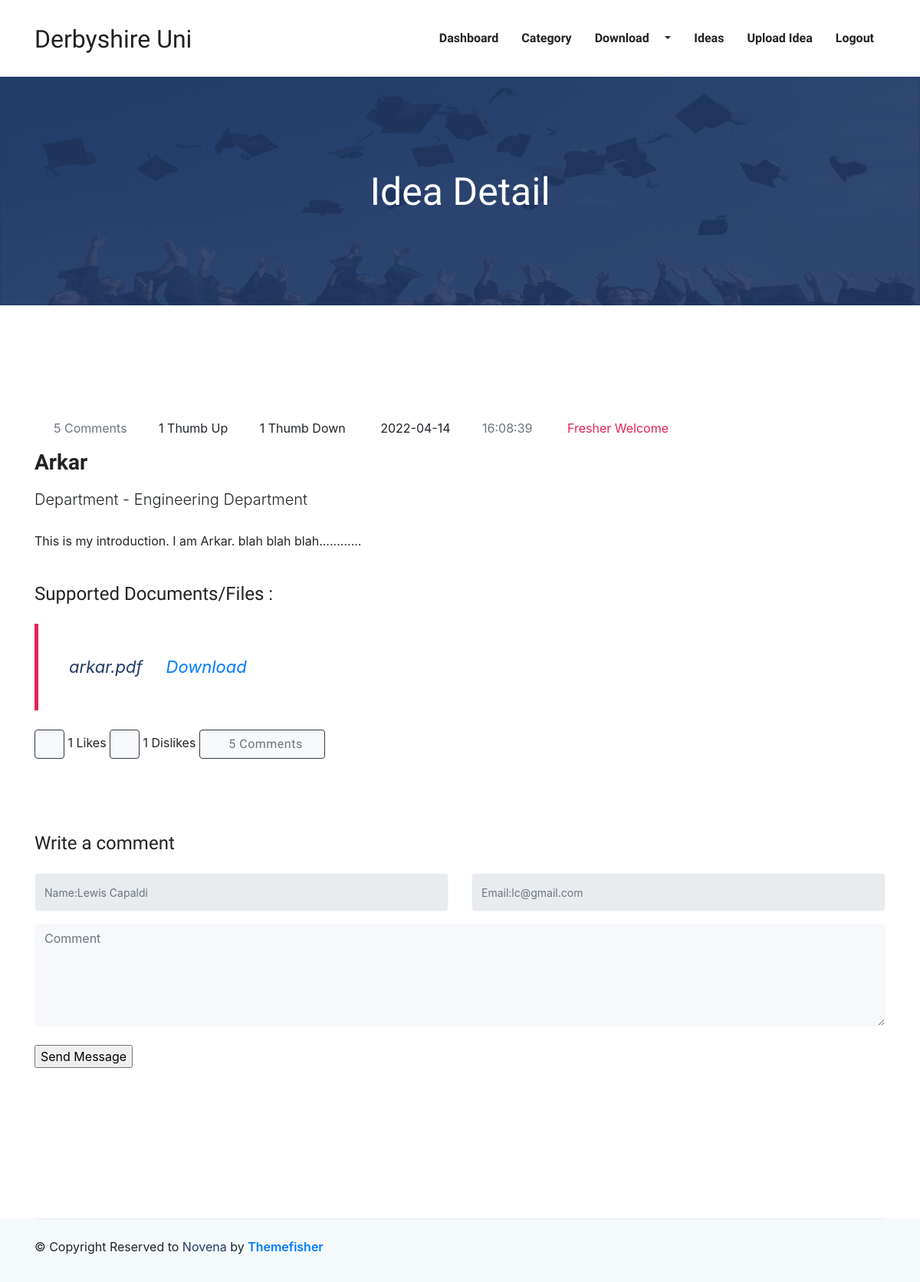
Screenshot of /EWSDProject/like_unlike.php?ideaIdToDetail=26 (signed in) with the database file from the repository.
### tables this page shows
CREATE TABLE `idea` (
  `ideaId` int(11) NOT NULL,
  `qamId` int(11) DEFAULT NULL,
  `qacId` int(11) DEFAULT NULL,
  `staffId` int(11) DEFAULT NULL,
  `adminId` int(11) DEFAULT NULL,
  `categoryId` int(11) DEFAULT NULL,
  `idea` text,
  `document` text,
  `anonymousStatus` tinyint(1) DEFAULT NULL,
  `uploadDate` date DEFAULT NULL,
  `uploadTime` time DEFAULT NULL,
  `thumbUp` int(11) NOT NULL,
  `thumbDown` int(11) NOT NULL
);

CREATE TABLE `category` (
  `categoryId` int(11) NOT NULL,
  `category` varchar(100) NOT NULL
);

CREATE TABLE `qac` (
  `qacId` int(11) NOT NULL,
  `qacName` varchar(30) DEFAULT NULL,
  `qacPhone` varchar(22) DEFAULT NULL,
  `qacEmail` varchar(50) DEFAULT NULL,
  `qacPassword` text,
  `qacAddress` text,
  `status` tinyint(1) DEFAULT NULL,
  `deptId` int(11) DEFAULT NULL
);

CREATE TABLE `department` (
  `deptId` int(11) NOT NULL,
  `department` varchar(100) NOT NULL
);

CREATE TABLE `qam` (
  `qamId` int(11) NOT NULL,
  `qamName` varchar(30) NOT NULL,
  `qamPhone` varchar(22) NOT NULL,
  `qamEmail` varchar(50) NOT NULL,
  `qamPassword` text NOT NULL,
  `qamAddress` text,
  `status` tinyint(1) NOT NULL
);

### EWSDProject/like_unlike.php (the view, shortened to what this page needs)
<?php
include "header.php";
if (isset($_REQUEST['ideaIdToDetail'])) {
	$ideaId = $_REQUEST['ideaIdToDetail'];
	$date = "";
	$time = "";
	$category = "";
	$authorname = "";
	$department = "";
	$idea = "";
	$file = "";
	$selectideastmt = $conn->prepare("SELECT * from idea where ideaId=$ideaId");
	$selectideastmt->execute();
	$dataofidea = $selectideastmt->fetch(PDO::FETCH_ASSOC);
	$qacId = $dataofidea['qacId'];
	if ($qacId != 0) {
		$selectqacpost = $conn->prepare("SELECT i.*,qc.*,c.*,d.* from idea i,qac qc,category c,department d where i.qacId=qc.qacId and i.categoryId=c.categoryId and qc.deptId=d.deptId and qc.qacId=$qacId and i.ideaId=$ideaId");
		$selectqacpost->execute();
		$dataofqacpost = $selectqacpost->fetch(PDO::FETCH_ASSOC);
		$date = $dataofqacpost['uploadDate'];
		$time = $dataofqacpost['uploadTime'];
		$category = $dataofqacpost['category'];
		$idea = $dataofqacpost['idea'];
		$anonymous = $dataofqacpost['anonymousStatus'];
		if ($anonymous == 1) {
			$authorname = "Anonymous Author";
		} else {
			$authorname = $dataofqacpost['qacName'];
		}
		$file = !empty($dataofqacpost['document']) ? $dataofqacpost['document'] : "No File Found";
		$department = $dataofqacpost['department'];
	}
} else {
}
if ($_SESSION['authortype'] == "qam") {
	$authorid = $_SESSION['authorid'];
	$qmnselect = "Select * from qam where qamId=$authorid";
	$qmnstmt = $conn->prepare($qmnselect);
	$qmnstmt->execute();
	$qmnfetch = $qmnstmt->fetch();
	$qmname = $qmnfetch['qamName'];
	$qmid = $qmnfetch['qamId'];
	$qamEmail = $qmnfetch['qamEmail'];
}
$qmid = !empty($qmid) ? $qmid : null;
$ideaid = $_REQUEST['ideaIdToDetail'];
if ($qmid != null) {
	$usrname = $qmname;
	$usrEmail = $qamEmail;
}
$likes = 1;
$like_count = "SELECT * FROM rating_info WHERE ideaid=:ideaid AND rating_action=:rating_action";
$counts = $conn->prepare($like_count);
$counts->bindParam(":ideaid", $ideaid);
$counts->bindParam(":rating_action", $likes);
$counts->execute();
$like_counts = $counts->rowCount();
$unlikes = 0;
$unlike_count = "SELECT * FROM rating_info WHERE ideaid=:ideaid AND rating_action=:rating_action";
$counts = $conn->prepare($unlike_count);
$counts->bindParam(":ideaid", $ideaid);
$counts->bindParam(":rating_action", $unlikes);
$counts->execute();
$unlike_counts = $counts->rowCount();
$comment_count = "SELECT * FROM comment WHERE ideaid=:ideaid ";
$comment_counts = $conn->prepare($comment_count);
$comment_counts->bindParam(":ideaid", $ideaid);
$comment_counts->execute();
$total_comment = $comment_counts->rowCount();
?>
<section class="page-title" style="background-image: url('images/bg/hat.png') !important; background-size: cover; background-repeat: no-repeat;">
	<div class="container">
		<div class="row">
			<div class="col-md-12">
				<div class="block text-center">
					<h1 class="text-capitalize mb-5 text-lg">Idea Detail</h1>
				</div>
			</div>
		</div>
	</div>
</section>
<section class="section blog-wrap">
	<div class="container">
		<div class="row">
			<div class="col-lg-12">
				<div class="row">
					<div class="col-lg-12 mb-5">
						<div class="single-blog-item">
							<div class="blog-item-content mt-5">
								<div class="blog-item-meta mb-3">
									<span class="text-muted text-capitalize mr-3"><i class="icofont-comment mr-2"></i> <?php echo $total_comment; ?> Comments</span>
									<span class="text-black text-capitalize mr-3"><i class="icofont-thumbs-up mr-1"></i> <?php echo $like_counts; ?> Thumb Up</span>
									<span class="text-black text-capitalize mr-3"><i class="icofont-thumbs-down mr-1"></i> <?php echo $unlike_counts; ?> Thumb Down</span>
									<span class="text-black text-capitalize mr-3"><i class="icofont-calendar mr-2"></i> <?php echo $date; ?> </span>
									<span class="text-muted text-capitalize mr-3"><i class="icofont-clock-time mr-1"></i> <?php echo $time; ?> </span>
									<span class="text-color-2 text-capitalize mr-3"><i class="icofont-book-mark mr-2"></i> <?php echo $category; ?> </span>
								</div>
								<h3 class='mt-3 mb-3'>
									<b><?php echo $authorname; ?></b>
								</h3>
								<?php
								if ($department != "") {
									echo "<p class='lead mb-4'>Department - $department</p>";
								}
								?>
								<p><?php echo $idea; ?></p>
								<br>
								<h4>Supported Documents/Files : </h4>
								<blockquote class="quote">
									<?php echo $file; ?> &nbsp; &nbsp; <a href="eachFileDownload.php?download=<?php echo 'Uploads/' . $file ?>&&ideaIdToDetail=<?php echo $ideaId; ?>"> Download</a><br>
								</blockquote>
								<a href='like_unlike.php?lid&&ideaIdToDetail=<?php echo $ideaId; ?>' class="btn btn-light btn-outline-dark"><i class="icofont-thumbs-up"></i> </a>
								<span id="likeno"><?php echo $like_counts  ?> Likes</span>
								<a href='like_unlike.php?did&&ideaIdToDetail=<?php echo $ideaId; ?>' class="btn btn-light btn-outline-dark"> <i class="icofont-thumbs-down"></i>
								</a>
								<span id="dislikeno"><?php echo $unlike_counts  ?> Dislikes</span>
								<a href="comment_detail.php?ideaIdToComment=<?php echo $ideaId; ?>" class="btn btn-light btn-outline-dark" target="_blank"><span class="text-muted text-capitalize mr-3"><i class="icofont-comment mr-2"></i> <?php echo $total_comment; ?> Comments</span></a>
							</div>
						</div>
					</div>
					<div class="col-lg-12">
						<form class="comment-form my-5" id="comment-form" method="post">
							<h4 class="mb-4">Write a comment</h4>
							<div class="row">
								<div class="col-md-6">
									<div class="form-group">
										<input class="form-control" type="text" name="name" id="name" placeholder="Name:<?php echo $usrname;  ?>" readonly>
									</div>
								</div>
								<div class="col-md-6">
									<div class="form-group">
										<input class="form-control" type="text" name="mail" id="mail" placeholder="Email:<?php echo $usrEmail;  ?>" readonly>
									</div>
								</div>
							</div>
							<textarea class="form-control mb-4" name="comment" id="comment_tf" cols="30" rows="5" placeholder="Comment"></textarea>
							<input type="submit" value="Send Message" name="btnSubmit">
						</form>
					</div>
				</div>
			</div>
		</div>
	</div>
</section>
<?php
include "footer.php";
?>

### EWSDProject/css/style.css (style rules this page uses)
html { overflow-x: hidden; }
body { line-height: 1.6; font-family: "Roboto", sans-serif; -webkit-font-smoothing: antialiased; font-size: 16px; color: #6F8BA4; font-weight: 400; }
h1, .h1, h2, .h2, h3, .h3, h4, .h4, h5, .h5, h6, .h6 { font-family: "Exo", sans-serif; font-weight: 700; color: #222; }
h1, .h1 { font-size: 2.5rem; }
h3, .h3 { font-size: 1.5rem; }
h4, .h4 { font-size: 1.3rem; line-height: 30px; }
p { line-height: 30px; }
input[type="email"], input[type="password"], input[type="text"], input[type="tel"] { box-shadow: none; height: 45px; outline: none; font-size: 14px; }
.form-control { box-shadow: none; border-radius: 0; }
.btn { display: inline-block; font-size: 14px; font-size: 0.8125rem; font-weight: 700; letter-spacing: .5px; padding: .75rem 2rem; font-family: "Exo", sans-serif; text-transform: uppercase; border-radius: 5px; border: 2px solid transparent; transition: all .35s ease; }
.section { padding: 100px 0; }
.text-lg { font-size: 3.75rem; }
a { color: #222; text-decoration: none; transition: all .35s ease; }
.page-title { padding: 120px 0px 70px 0px; position: relative; }
.page-title .block h1 { color: #fff; }
.text-lg { font-size: 50px; }
.text-color-2 { color: #e12454; }
.quote { font-size: 22px; color: #223a66; padding: 40px; font-style: italic; border-left: 5px solid #e12454; margin: 25px 0px; }
.comment-form .form-control { background: #f7f8fb; border-radius: 5px; border-color: #f7f8fb; height: 50px; }
.comment-form textarea.form-control { height: auto; }

### rows the page displays
idea: uploadDate "2022-04-14", uploadTime "16:08:39", categoryId.category "Fresher Welcome", qacId.qacName "Arkar", department.department "Engineering Department", idea "This is my introduction. I am Arkar. blah blah blah............", document "arkar.pdf"
qam: name "Name:Lewis Capaldi", mail "Email:lc@gmail.com"

### other values shown
$total_comment "5"
$like_counts "1"
$unlike_counts "1"
